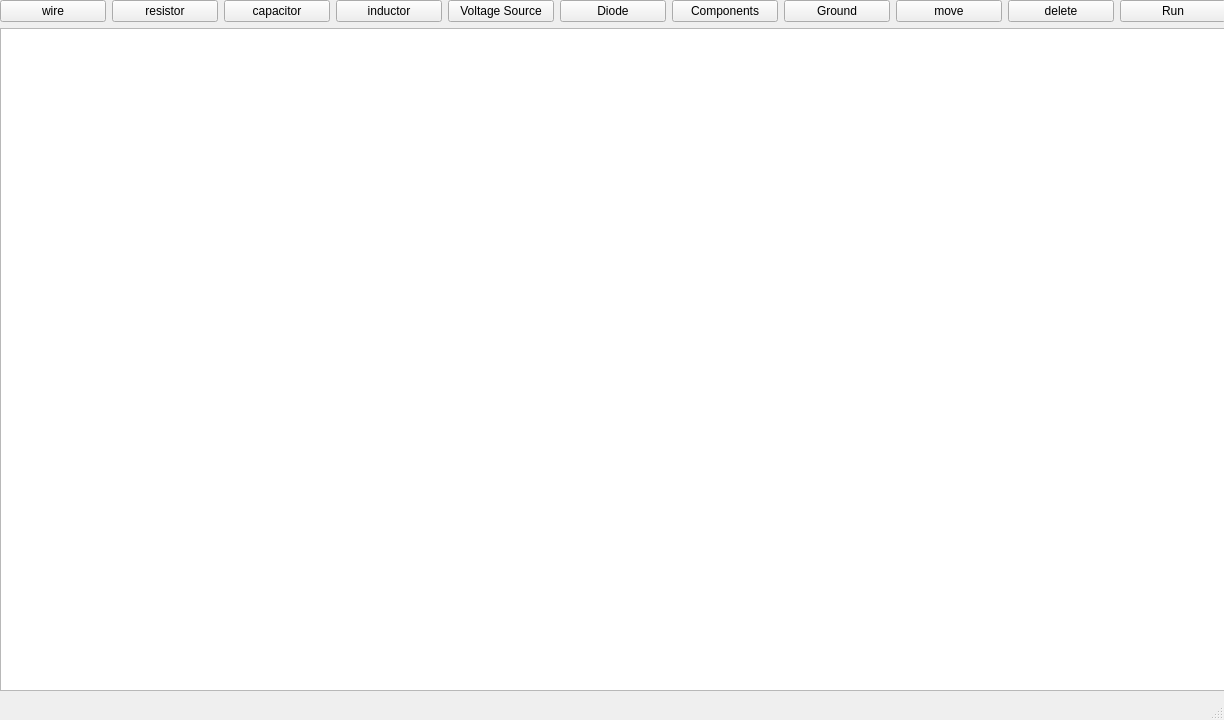
<?xml version="1.0" encoding="UTF-8"?>
<ui version="4.0">
 <class>MainWindow</class>
 <widget class="QMainWindow" name="MainWindow">
  <property name="geometry">
   <rect>
    <x>0</x>
    <y>0</y>
    <width>1224</width>
    <height>720</height>
   </rect>
  </property>
  <property name="windowTitle">
   <string>MainWindow</string>
  </property>
  <property name="styleSheet">
   <string notr="true"/>
  </property>
  <widget class="QWidget" name="centralwidget">
   <widget class="QWidget" name="verticalLayoutWidget">
    <property name="geometry">
     <rect>
      <x>0</x>
      <y>0</y>
      <width>1226</width>
      <height>691</height>
     </rect>
    </property>
    <layout class="QVBoxLayout" name="verticalLayout">
     <property name="sizeConstraint">
      <enum>QLayout::SetMaximumSize</enum>
     </property>
     <item>
      <layout class="QHBoxLayout" name="horizontalLayout_2">
       <item>
        <widget class="QPushButton" name="wireButton">
         <property name="text">
          <string>wire</string>
         </property>
        </widget>
       </item>
       <item>
        <widget class="QPushButton" name="resistorButton">
         <property name="text">
          <string>resistor</string>
         </property>
        </widget>
       </item>
       <item>
        <widget class="QPushButton" name="capacitorButton">
         <property name="text">
          <string>capacitor</string>
         </property>
        </widget>
       </item>
       <item>
        <widget class="QPushButton" name="inductorButton">
         <property name="text">
          <string>inductor</string>
         </property>
        </widget>
       </item>
       <item>
        <widget class="QPushButton" name="voltagesourceButton">
         <property name="text">
          <string>Voltage Source</string>
         </property>
        </widget>
       </item>
       <item>
        <widget class="QPushButton" name="diodeButton">
         <property name="text">
          <string>Diode</string>
         </property>
        </widget>
       </item>
       <item>
        <widget class="QPushButton" name="componentsButton">
         <property name="text">
          <string>Components</string>
         </property>
        </widget>
       </item>
       <item>
        <widget class="QPushButton" name="groundButton">
         <property name="text">
          <string>Ground</string>
         </property>
        </widget>
       </item>
       <item>
        <widget class="QPushButton" name="moveButton">
         <property name="text">
          <string>move</string>
         </property>
        </widget>
       </item>
       <item>
        <widget class="QPushButton" name="delButton">
         <property name="text">
          <string>delete</string>
         </property>
        </widget>
       </item>
       <item>
        <widget class="QPushButton" name="runButton">
         <property name="text">
          <string>Run</string>
         </property>
        </widget>
       </item>
      </layout>
     </item>
     <item>
      <widget class="Workspace" name="workspace"/>
     </item>
    </layout>
   </widget>
  </widget>
  <widget class="QStatusBar" name="statusbar"/>
  <action name="actiondick">
   <property name="text">
    <string>dick</string>
   </property>
  </action>
  <action name="actionhi">
   <property name="text">
    <string>hi </string>
   </property>
  </action>
  <action name="actionhi_2">
   <property name="text">
    <string>hi</string>
   </property>
  </action>
  <action name="actiongon_gin_fong">
   <property name="text">
    <string>gon gin fong</string>
   </property>
  </action>
  <action name="actionyoe_cheng_yu">
   <property name="text">
    <string>yoe cheng yu</string>
   </property>
  </action>
  <action name="actionoh_yu_chan">
   <property name="text">
    <string>oh yu chan</string>
   </property>
  </action>
  <action name="actionL2_Lao_2">
   <property name="text">
    <string>L2 = Lao 2</string>
   </property>
  </action>
  <action name="actionoki_chan">
   <property name="text">
    <string>oki chan </string>
   </property>
  </action>
  <action name="action_peter_dragon_dick">
   <property name="text">
    <string>^ peter dragon dick^</string>
   </property>
  </action>
  <action name="action_dragon_father">
   <property name="text">
    <string>^dragon father^</string>
   </property>
  </action>
  <action name="actionPeter">
   <property name="text">
    <string>Peter</string>
   </property>
  </action>
  <action name="actionSkills">
   <property name="text">
    <string>Skill1: Dragon Breathe</string>
   </property>
  </action>
  <action name="actionSkill2_Ejagulation">
   <property name="text">
    <string>Skill2: Ejagulation</string>
   </property>
  </action>
  <action name="actionSkill3_Unlock_the_door">
   <property name="text">
    <string>Skill3: Unlock the door</string>
   </property>
  </action>
  <action name="actionSkill4_Shaving_Dragon_beard">
   <property name="text">
    <string>Skill4: Shaving Dragon beard</string>
   </property>
  </action>
  <action name="actionHabit1_Body_yoga">
   <property name="text">
    <string>Habit1: Body yoga</string>
   </property>
  </action>
  <action name="actionHabit2_jump_into_water">
   <property name="text">
    <string>Habit2: jump into water</string>
   </property>
  </action>
  <action name="actionHabit3_fuck_you">
   <property name="text">
    <string>Habit3: fuck you</string>
   </property>
  </action>
  <action name="actionlin_naa_gee_ba">
   <property name="text">
    <string>lin naa gee ba</string>
   </property>
  </action>
  <action name="actionSkill1_Dragon_fire">
   <property name="text">
    <string>Skill1: Dragon flame</string>
   </property>
  </action>
  <action name="action_King_of_Sex">
   <property name="text">
    <string>^King of Sex^</string>
   </property>
  </action>
  <action name="action110511195">
   <property name="text">
    <string>110511195</string>
   </property>
  </action>
  <action name="actionSkill1_M">
   <property name="text">
    <string>Skill1: M</string>
   </property>
  </action>
  <action name="actionSkill2_Flashing_Testicles">
   <property name="text">
    <string>Skill2: Flashing Testicles</string>
   </property>
  </action>
  <action name="actionSkill3_nine_head_Dragons">
   <property name="text">
    <string>Skill3: nine-head Dragons</string>
   </property>
  </action>
  <action name="actionSkill4_Slow_down">
   <property name="text">
    <string>Skill4: Slow down</string>
   </property>
  </action>
  <action name="actionSkill5_SOP">
   <property name="text">
    <string>Skill5: SOP</string>
   </property>
  </action>
  <action name="actionSkill6_big_breast">
   <property name="text">
    <string>Skill6: big breast</string>
   </property>
  </action>
  <action name="actionSkill7_big_butt">
   <property name="text">
    <string>Skill7: big butt</string>
   </property>
  </action>
  <action name="actionSkill8_big_stomach">
   <property name="text">
    <string>Skill8: big stomach</string>
   </property>
  </action>
  <action name="actionSkill9_High_concentration_cum">
   <property name="text">
    <string>Skill9: High concentration cum</string>
   </property>
  </action>
  <action name="actionPornstar">
   <property name="text">
    <string>Pornstar</string>
   </property>
  </action>
 </widget>
 <customwidgets>
  <customwidget>
   <class>Workspace</class>
   <extends>QGraphicsView</extends>
   <header>workspace.h</header>
  </customwidget>
 </customwidgets>
 <resources/>
 <connections/>
</ui>
